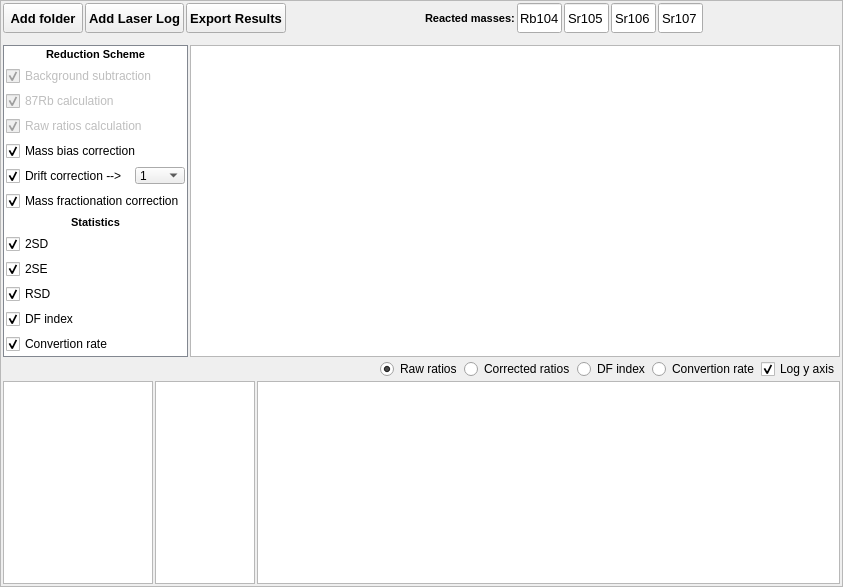
<?xml version="1.0" encoding="UTF-8"?>
<ui version="4.0">
 <class>MainWindow</class>
 <widget class="QMainWindow" name="MainWindow">
  <property name="geometry">
   <rect>
    <x>0</x>
    <y>0</y>
    <width>843</width>
    <height>587</height>
   </rect>
  </property>
  <property name="windowTitle">
   <string>MainWindow</string>
  </property>
  <widget class="QWidget" name="stylesheet">
   <property name="minimumSize">
    <size>
     <width>500</width>
     <height>500</height>
    </size>
   </property>
   <layout class="QVBoxLayout" name="verticalLayout">
    <property name="spacing">
     <number>0</number>
    </property>
    <property name="leftMargin">
     <number>0</number>
    </property>
    <property name="topMargin">
     <number>0</number>
    </property>
    <property name="rightMargin">
     <number>0</number>
    </property>
    <property name="bottomMargin">
     <number>0</number>
    </property>
    <item>
     <widget class="QFrame" name="bgApp">
      <property name="frameShape">
       <enum>QFrame::StyledPanel</enum>
      </property>
      <property name="frameShadow">
       <enum>QFrame::Raised</enum>
      </property>
      <layout class="QVBoxLayout" name="verticalLayout_2">
       <property name="spacing">
        <number>2</number>
       </property>
       <property name="leftMargin">
        <number>2</number>
       </property>
       <property name="topMargin">
        <number>2</number>
       </property>
       <property name="rightMargin">
        <number>2</number>
       </property>
       <property name="bottomMargin">
        <number>2</number>
       </property>
       <item>
        <layout class="QHBoxLayout" name="horizontalLayout_2">
         <item>
          <widget class="QPushButton" name="btn_add">
           <property name="minimumSize">
            <size>
             <width>0</width>
             <height>30</height>
            </size>
           </property>
           <property name="maximumSize">
            <size>
             <width>16777215</width>
             <height>16777215</height>
            </size>
           </property>
           <property name="font">
            <font>
             <family>MS Shell Dlg 2</family>
             <pointsize>10</pointsize>
             <weight>75</weight>
             <italic>false</italic>
             <bold>true</bold>
            </font>
           </property>
           <property name="cursor">
            <cursorShape>PointingHandCursor</cursorShape>
           </property>
           <property name="text">
            <string>Add folder</string>
           </property>
          </widget>
         </item>
         <item>
          <widget class="QPushButton" name="btn_log">
           <property name="minimumSize">
            <size>
             <width>0</width>
             <height>30</height>
            </size>
           </property>
           <property name="font">
            <font>
             <pointsize>10</pointsize>
             <weight>75</weight>
             <bold>true</bold>
            </font>
           </property>
           <property name="cursor">
            <cursorShape>PointingHandCursor</cursorShape>
           </property>
           <property name="text">
            <string>Add Laser Log</string>
           </property>
          </widget>
         </item>
         <item>
          <widget class="QPushButton" name="btn_export">
           <property name="minimumSize">
            <size>
             <width>0</width>
             <height>30</height>
            </size>
           </property>
           <property name="font">
            <font>
             <pointsize>10</pointsize>
             <weight>75</weight>
             <bold>true</bold>
            </font>
           </property>
           <property name="cursor">
            <cursorShape>PointingHandCursor</cursorShape>
           </property>
           <property name="text">
            <string>Export Results</string>
           </property>
          </widget>
         </item>
         <item>
          <spacer name="horizontalSpacer">
           <property name="orientation">
            <enum>Qt::Horizontal</enum>
           </property>
           <property name="sizeHint" stdset="0">
            <size>
             <width>40</width>
             <height>20</height>
            </size>
           </property>
          </spacer>
         </item>
         <item>
          <widget class="QLabel" name="label_3">
           <property name="font">
            <font>
             <pointsize>8</pointsize>
             <weight>75</weight>
             <bold>true</bold>
            </font>
           </property>
           <property name="text">
            <string>Reacted masses:</string>
           </property>
          </widget>
         </item>
         <item>
          <widget class="QLineEdit" name="lineEdit_85Rb">
           <property name="minimumSize">
            <size>
             <width>45</width>
             <height>30</height>
            </size>
           </property>
           <property name="maximumSize">
            <size>
             <width>45</width>
             <height>16777215</height>
            </size>
           </property>
           <property name="font">
            <font>
             <pointsize>10</pointsize>
            </font>
           </property>
           <property name="toolTip">
            <string>85Rb</string>
           </property>
           <property name="inputMask">
            <string/>
           </property>
           <property name="text">
            <string>Rb104</string>
           </property>
           <property name="alignment">
            <set>Qt::AlignCenter</set>
           </property>
           <property name="placeholderText">
            <string>85Rb</string>
           </property>
          </widget>
         </item>
         <item>
          <widget class="QLineEdit" name="lineEdit_86Sr">
           <property name="minimumSize">
            <size>
             <width>45</width>
             <height>30</height>
            </size>
           </property>
           <property name="maximumSize">
            <size>
             <width>45</width>
             <height>16777215</height>
            </size>
           </property>
           <property name="font">
            <font>
             <pointsize>10</pointsize>
            </font>
           </property>
           <property name="toolTip">
            <string>86Sr</string>
           </property>
           <property name="inputMask">
            <string/>
           </property>
           <property name="text">
            <string>Sr105</string>
           </property>
           <property name="alignment">
            <set>Qt::AlignCenter</set>
           </property>
           <property name="placeholderText">
            <string>86Sr</string>
           </property>
          </widget>
         </item>
         <item>
          <widget class="QLineEdit" name="lineEdit_87Sr">
           <property name="minimumSize">
            <size>
             <width>45</width>
             <height>30</height>
            </size>
           </property>
           <property name="maximumSize">
            <size>
             <width>45</width>
             <height>30</height>
            </size>
           </property>
           <property name="font">
            <font>
             <pointsize>10</pointsize>
            </font>
           </property>
           <property name="toolTip">
            <string>87Sr</string>
           </property>
           <property name="inputMask">
            <string/>
           </property>
           <property name="text">
            <string>Sr106</string>
           </property>
           <property name="alignment">
            <set>Qt::AlignCenter</set>
           </property>
           <property name="placeholderText">
            <string>87Sr</string>
           </property>
          </widget>
         </item>
         <item>
          <widget class="QLineEdit" name="lineEdit_88Sr">
           <property name="minimumSize">
            <size>
             <width>45</width>
             <height>30</height>
            </size>
           </property>
           <property name="maximumSize">
            <size>
             <width>45</width>
             <height>30</height>
            </size>
           </property>
           <property name="font">
            <font>
             <pointsize>10</pointsize>
            </font>
           </property>
           <property name="toolTip">
            <string>88Sr</string>
           </property>
           <property name="inputMask">
            <string/>
           </property>
           <property name="text">
            <string>Sr107</string>
           </property>
           <property name="alignment">
            <set>Qt::AlignCenter</set>
           </property>
           <property name="placeholderText">
            <string>88Sr</string>
           </property>
          </widget>
         </item>
         <item>
          <spacer name="horizontalSpacer_2">
           <property name="orientation">
            <enum>Qt::Horizontal</enum>
           </property>
           <property name="sizeHint" stdset="0">
            <size>
             <width>40</width>
             <height>20</height>
            </size>
           </property>
          </spacer>
         </item>
        </layout>
       </item>
       <item>
        <layout class="QHBoxLayout" name="horizontalLayout_4">
         <item>
          <layout class="QVBoxLayout" name="verticalLayout_4">
           <property name="topMargin">
            <number>10</number>
           </property>
           <item>
            <widget class="QFrame" name="frame">
             <property name="styleSheet">
              <string notr="true">#frame {
	background-color: rgb(255, 255, 255);
	border: 1px solid rgb(130, 135, 144);
}</string>
             </property>
             <property name="frameShape">
              <enum>QFrame::StyledPanel</enum>
             </property>
             <property name="frameShadow">
              <enum>QFrame::Raised</enum>
             </property>
             <layout class="QVBoxLayout" name="verticalLayout_3">
              <property name="spacing">
               <number>5</number>
              </property>
              <property name="leftMargin">
               <number>2</number>
              </property>
              <property name="topMargin">
               <number>2</number>
              </property>
              <property name="rightMargin">
               <number>2</number>
              </property>
              <property name="bottomMargin">
               <number>2</number>
              </property>
              <item>
               <widget class="QLabel" name="label">
                <property name="font">
                 <font>
                  <pointsize>8</pointsize>
                  <weight>75</weight>
                  <bold>true</bold>
                 </font>
                </property>
                <property name="text">
                 <string>Reduction Scheme</string>
                </property>
                <property name="alignment">
                 <set>Qt::AlignCenter</set>
                </property>
               </widget>
              </item>
              <item>
               <widget class="QCheckBox" name="checkBox_bkg">
                <property name="enabled">
                 <bool>false</bool>
                </property>
                <property name="text">
                 <string>Background subtraction</string>
                </property>
                <property name="checked">
                 <bool>true</bool>
                </property>
               </widget>
              </item>
              <item>
               <widget class="QCheckBox" name="checkBox_rb">
                <property name="enabled">
                 <bool>false</bool>
                </property>
                <property name="text">
                 <string>87Rb calculation</string>
                </property>
                <property name="checked">
                 <bool>true</bool>
                </property>
               </widget>
              </item>
              <item>
               <widget class="QCheckBox" name="checkBox_ratios">
                <property name="enabled">
                 <bool>false</bool>
                </property>
                <property name="text">
                 <string>Raw ratios calculation</string>
                </property>
                <property name="checked">
                 <bool>true</bool>
                </property>
               </widget>
              </item>
              <item>
               <widget class="QCheckBox" name="checkBox_massbias">
                <property name="cursor">
                 <cursorShape>PointingHandCursor</cursorShape>
                </property>
                <property name="toolTip">
                 <string>Russel law</string>
                </property>
                <property name="text">
                 <string>Mass bias correction</string>
                </property>
                <property name="checked">
                 <bool>true</bool>
                </property>
               </widget>
              </item>
              <item>
               <layout class="QHBoxLayout" name="horizontalLayout_5">
                <item>
                 <widget class="QCheckBox" name="checkBox_drift">
                  <property name="cursor">
                   <cursorShape>PointingHandCursor</cursorShape>
                  </property>
                  <property name="toolTip">
                   <string>Polynomial</string>
                  </property>
                  <property name="text">
                   <string>Drift correction --&gt;</string>
                  </property>
                  <property name="checked">
                   <bool>true</bool>
                  </property>
                 </widget>
                </item>
                <item>
                 <widget class="QComboBox" name="comboBox_poly">
                  <property name="maximumSize">
                   <size>
                    <width>50</width>
                    <height>17</height>
                   </size>
                  </property>
                  <property name="cursor">
                   <cursorShape>PointingHandCursor</cursorShape>
                  </property>
                  <item>
                   <property name="text">
                    <string>1</string>
                   </property>
                  </item>
                  <item>
                   <property name="text">
                    <string>2</string>
                   </property>
                  </item>
                  <item>
                   <property name="text">
                    <string>3</string>
                   </property>
                  </item>
                  <item>
                   <property name="text">
                    <string>4</string>
                   </property>
                  </item>
                  <item>
                   <property name="text">
                    <string>5</string>
                   </property>
                  </item>
                 </widget>
                </item>
               </layout>
              </item>
              <item>
               <widget class="QCheckBox" name="checkBox_fractionation">
                <property name="cursor">
                 <cursorShape>PointingHandCursor</cursorShape>
                </property>
                <property name="text">
                 <string>Mass fractionation correction</string>
                </property>
                <property name="checked">
                 <bool>true</bool>
                </property>
               </widget>
              </item>
              <item>
               <widget class="QLabel" name="label_2">
                <property name="font">
                 <font>
                  <pointsize>8</pointsize>
                  <weight>75</weight>
                  <bold>true</bold>
                 </font>
                </property>
                <property name="text">
                 <string>Statistics</string>
                </property>
                <property name="alignment">
                 <set>Qt::AlignCenter</set>
                </property>
               </widget>
              </item>
              <item>
               <widget class="QCheckBox" name="checkBox_SD">
                <property name="cursor">
                 <cursorShape>PointingHandCursor</cursorShape>
                </property>
                <property name="text">
                 <string>2SD</string>
                </property>
                <property name="checked">
                 <bool>true</bool>
                </property>
               </widget>
              </item>
              <item>
               <widget class="QCheckBox" name="checkBox_SE">
                <property name="cursor">
                 <cursorShape>PointingHandCursor</cursorShape>
                </property>
                <property name="text">
                 <string>2SE</string>
                </property>
                <property name="checked">
                 <bool>true</bool>
                </property>
               </widget>
              </item>
              <item>
               <widget class="QCheckBox" name="checkBox_RSD">
                <property name="cursor">
                 <cursorShape>PointingHandCursor</cursorShape>
                </property>
                <property name="text">
                 <string>RSD</string>
                </property>
                <property name="checked">
                 <bool>true</bool>
                </property>
               </widget>
              </item>
              <item>
               <widget class="QCheckBox" name="checkBox_DF">
                <property name="cursor">
                 <cursorShape>PointingHandCursor</cursorShape>
                </property>
                <property name="toolTip">
                 <string>Down hole fractionation</string>
                </property>
                <property name="text">
                 <string>DF index</string>
                </property>
                <property name="checked">
                 <bool>true</bool>
                </property>
               </widget>
              </item>
              <item>
               <widget class="QCheckBox" name="checkBox_convertion">
                <property name="cursor">
                 <cursorShape>PointingHandCursor</cursorShape>
                </property>
                <property name="text">
                 <string>Convertion rate</string>
                </property>
                <property name="checked">
                 <bool>true</bool>
                </property>
               </widget>
              </item>
             </layout>
            </widget>
           </item>
          </layout>
         </item>
         <item>
          <layout class="QHBoxLayout" name="horizontalLayout_3">
           <property name="topMargin">
            <number>10</number>
           </property>
           <item>
            <widget class="QTableWidget" name="tableWidget">
             <property name="minimumSize">
              <size>
               <width>0</width>
               <height>0</height>
              </size>
             </property>
             <property name="frameShape">
              <enum>QFrame::StyledPanel</enum>
             </property>
            </widget>
           </item>
          </layout>
         </item>
        </layout>
       </item>
       <item>
        <layout class="QHBoxLayout" name="horizontalLayout_6">
         <item>
          <spacer name="horizontalSpacer_3">
           <property name="orientation">
            <enum>Qt::Horizontal</enum>
           </property>
           <property name="sizeHint" stdset="0">
            <size>
             <width>40</width>
             <height>20</height>
            </size>
           </property>
          </spacer>
         </item>
         <item>
          <widget class="QRadioButton" name="radioButton_raw">
           <property name="cursor">
            <cursorShape>PointingHandCursor</cursorShape>
           </property>
           <property name="text">
            <string>Raw ratios</string>
           </property>
           <property name="checked">
            <bool>true</bool>
           </property>
          </widget>
         </item>
         <item>
          <widget class="QRadioButton" name="radioButton_corrected">
           <property name="cursor">
            <cursorShape>PointingHandCursor</cursorShape>
           </property>
           <property name="text">
            <string>Corrected ratios</string>
           </property>
          </widget>
         </item>
         <item>
          <widget class="QRadioButton" name="radioButton_DF">
           <property name="cursor">
            <cursorShape>PointingHandCursor</cursorShape>
           </property>
           <property name="text">
            <string>DF index</string>
           </property>
          </widget>
         </item>
         <item>
          <widget class="QRadioButton" name="radioButton_convertion">
           <property name="cursor">
            <cursorShape>PointingHandCursor</cursorShape>
           </property>
           <property name="text">
            <string>Convertion rate</string>
           </property>
           <property name="checked">
            <bool>false</bool>
           </property>
          </widget>
         </item>
         <item>
          <layout class="QHBoxLayout" name="horizontalLayout">
           <item>
            <widget class="QCheckBox" name="checkBox">
             <property name="cursor">
              <cursorShape>PointingHandCursor</cursorShape>
             </property>
             <property name="text">
              <string>Log y axis</string>
             </property>
             <property name="checked">
              <bool>true</bool>
             </property>
            </widget>
           </item>
          </layout>
         </item>
        </layout>
       </item>
       <item>
        <layout class="QHBoxLayout" name="horizontalLayout_7">
         <item>
          <widget class="QListWidget" name="listWidget_names">
           <property name="minimumSize">
            <size>
             <width>150</width>
             <height>0</height>
            </size>
           </property>
           <property name="maximumSize">
            <size>
             <width>150</width>
             <height>16777215</height>
            </size>
           </property>
           <property name="cursor" stdset="0">
            <cursorShape>PointingHandCursor</cursorShape>
           </property>
           <property name="frameShape">
            <enum>QFrame::StyledPanel</enum>
           </property>
           <property name="selectionMode">
            <enum>QAbstractItemView::MultiSelection</enum>
           </property>
          </widget>
         </item>
         <item>
          <widget class="QListWidget" name="listWidget_masses">
           <property name="minimumSize">
            <size>
             <width>100</width>
             <height>0</height>
            </size>
           </property>
           <property name="maximumSize">
            <size>
             <width>100</width>
             <height>16777215</height>
            </size>
           </property>
           <property name="cursor" stdset="0">
            <cursorShape>PointingHandCursor</cursorShape>
           </property>
           <property name="selectionMode">
            <enum>QAbstractItemView::MultiSelection</enum>
           </property>
          </widget>
         </item>
         <item>
          <widget class="PlotWidget" name="graphicsView">
           <property name="frameShape">
            <enum>QFrame::StyledPanel</enum>
           </property>
          </widget>
         </item>
        </layout>
       </item>
      </layout>
     </widget>
    </item>
   </layout>
  </widget>
 </widget>
 <customwidgets>
  <customwidget>
   <class>PlotWidget</class>
   <extends>QGraphicsView</extends>
   <header>pyqtgraph</header>
  </customwidget>
 </customwidgets>
 <resources/>
 <connections/>
</ui>
